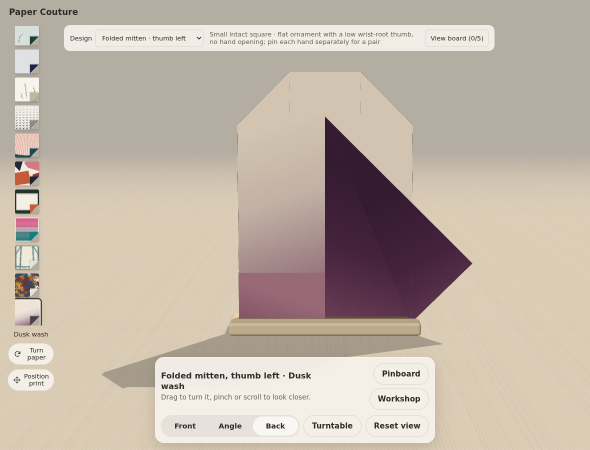
#> input picture docs/october-integration/browser/mitten-left-back.png, 1180 x 900 px, given in place of swing-coat-riso-proof-0-front.png, which was not available (shown at 1/2 size)
$ python make-contact.py
#> lines starting #> are read from the running program, lines starting #| are printed output that depends on the picture; pictures that were not available may be replaced by others from this repository, and a replacement may not be noted
"""Contact sheets from the integration harness's actual browser captures."""
from pathlib import Path
from PIL import Image, ImageDraw, ImageFont, ImageOps

ROOT = Path(__file__).parent
FONT = '/usr/share/fonts/truetype/dejavu/DejaVuSans.ttf'
title = ImageFont.truetype(FONT, 25)
label = ImageFont.truetype(FONT, 16)
small = ImageFont.truetype(FONT, 13)
papers = [('riso-proof', 'Riso proof'), ('crease-bloom', 'Crease bloom'),
          ('marbled-endpaper', 'Marbled endpaper'), ('dusk-wash', 'Dusk wash')]
designs = [('swing-coat', 'Swing coat'), ('camp-shirt', 'Camp-collar shirt'),
           ('pleats', 'Pleated skirt'), ('framed-brooch', 'Framed brooch')]


def base(height, heading, note):
#> called with height = 2310
    image = Image.new('RGB', (1360, height), '#f2ecdf')
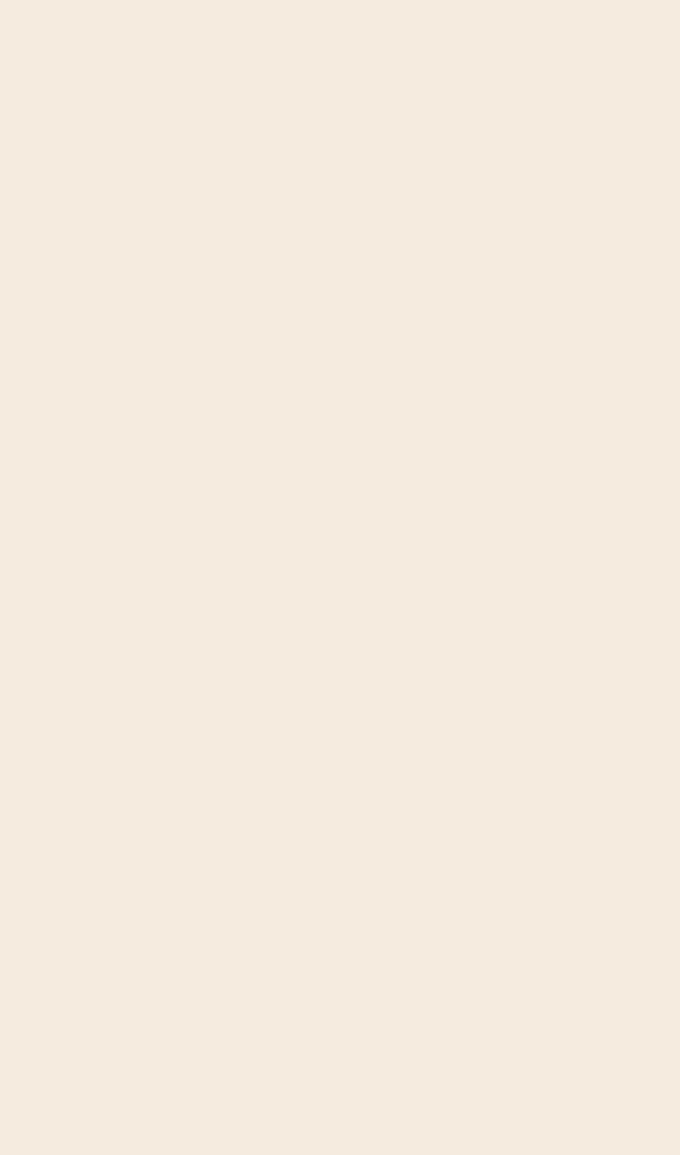
#> image: PIL image 1360x2310 RGB (shown at 1/2 size); mean R, G, B 242, 236, 223
    draw = ImageDraw.Draw(image)
    draw.text((24, 17), heading, font=title, fill='#332c32')
    draw.text((24, 54), note, font=small, fill='#655b5b')
    for col, (_, text) in enumerate(papers):
        draw.text((24 + col * 336, 84), text, font=label, fill='#332c32')
    return image, draw


def tile(image, name, x, y):
#> called with name = 'swing-coat-riso-proof-0-front', x = 24, y = 125
    source = Image.open(ROOT / 'frames' / (name + '.png')).convert('RGB')
#> source is the input picture: PIL image 1180x900 RGB; mean R, G, B 194.3, 181.5, 169.1
    # Same crop across each garment row. The skirt and brooch have a taller
    # toolbar. No object is repainted, relit or re-rendered for this sheet.
    top = 150 if name.startswith(('pleats-', 'framed-brooch-')) else 120
    source = ImageOps.contain(source.crop((315, top, 985, 695)), (320, 253), Image.Resampling.LANCZOS)
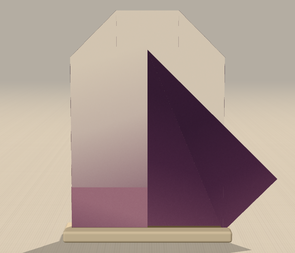
#> source: PIL image 295x253 RGB; mean R, G, B 171.7, 153.9, 145.9
    image.paste(source, (x + (320 - source.width) // 2, y + (253 - source.height) // 2))
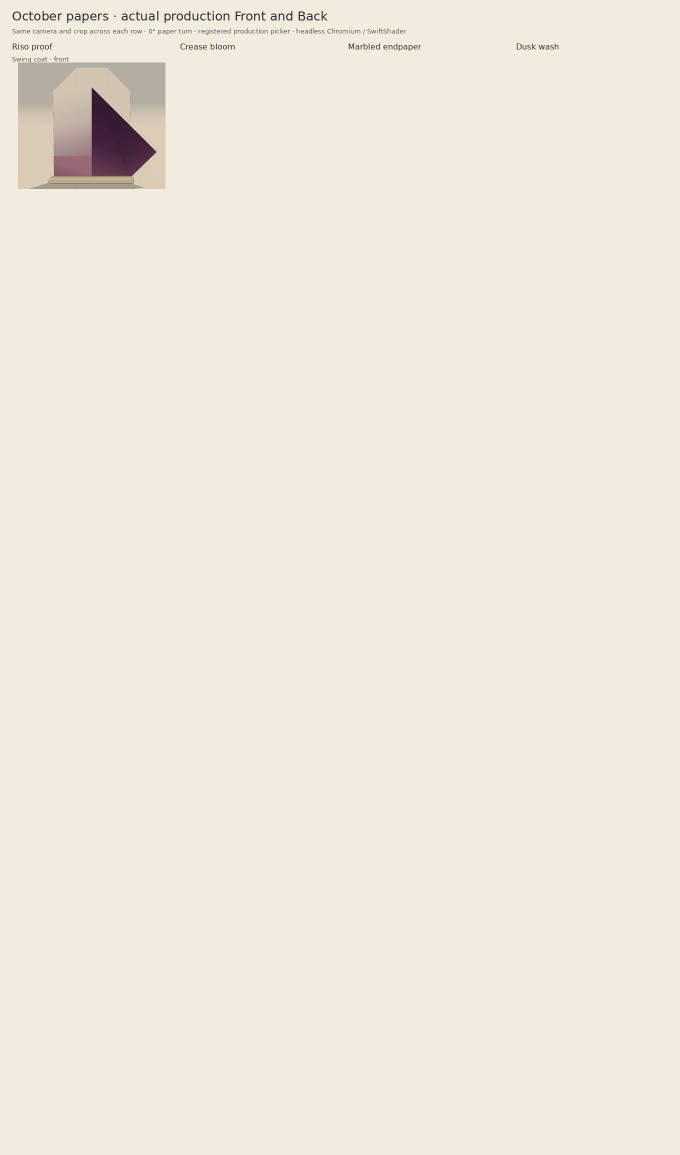
#> image: PIL image 1360x2310 RGB (shown at 1/2 size); mean R, G, B 240, 233.7, 220.8


image, draw = base(2310, 'October papers · actual production Front and Back',
                   'Same camera and crop across each row · 0° paper turn · registered production picker · headless Chromium / SwiftShader')
for row, (design, text) in enumerate(designs):
    for side_index, side in enumerate(['front', 'back']):
        y = 125 + (row * 2 + side_index) * 269
        for col, (paper, _) in enumerate(papers):
            x = 24 + col * 336
            draw.text((x, y - 15), text + ' · ' + side, font=small, fill='#655b5b')
#> (the run stopped early here; a loop or call above may not have finished)
